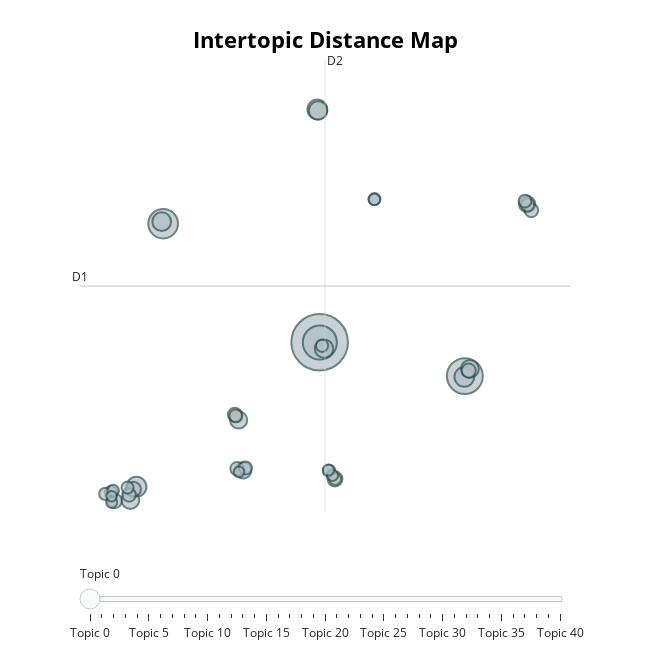

The code cell stored with this chart in its notebook:
### Code cell
sample_topic = 0  # change this to see different clusters
print(f"\n--- Sample Headlines from Topic {sample_topic} ---")
print(gold_df_filtered[gold_df_filtered["Topic"] == sample_topic]["News"].head(5))

# Step 6: Visualize
topic_model.visualize_topics().show()

### Figure 1 — Plotly figure (JSON) as saved in the notebook; plotly's stock layout.template omitted (floating-point values rounded to 4 significant figures)
{"data": [{"customdata": [[0, "global | demand | global cues | cues | buy", 1758], [1, "low | month | week | hits | week high", 710], [2, "china | ease | support | investo | demand", 639], [3, "fed | minutes | rate | hike | rates", 482], [4, "week gold | session | session gold | week | end", 220], [5, "highest | high gold | record | level | finish", 216], [6, "demand | rates | market | q | seen", 213], [7, "dollar gold | steady | remain | weaker | stocks", 192], [8, "hike | cut | likely | price gold | sharply", 189], [9, "q | vs | cut | price | sees", 186], [10, "support | buy | key | gm | revees", 176], [11, "week gold | day | ends | gold ends | session", 173], [12, "settle gold | settle | ounce gold | ounce | correct gold", 162], [13, "ounce gold | ounce | gold ends | ends | settle", 146], [14, "data gold | gold holds | data | holds | report gold", 145], [15, "close | close gold | end | settle | nearly", 125], [16, "spot | gold climbs | climbs | settle | new", 123], [17, "weak | futures trade | global cues gold | global cues | cues gold", 117], [18, "highest | logs | weeks | finish | weekly", 110], [19, "gold settles | settles | settle gold | correct gold | settle", 105], [20, "jobs | report | jobs report | report gold | data", 102], [21, "comex | settlement | gold settles | settles | close gold", 101], [22, "gold closes | closes | close gold | close | day gold", 100], [23, "oil | oil gold | gold oil | crude | data", 96], [24, "ounce gold | ounce | gold turns | turns | revees", 95], [25, "ends gold | settles | gold ends | ends | gold settles", 92], [26, "losses | gold extends | extends | extend | modest", 91], [27, "rally | dollar gold | sharply | rally gold | vs", 89], [28, "gm | ease |  |  | ", 84], [29, "cents | settlement | gold trades | vs | trading gold", 84], [30, "shares | prices gold | metals | stocks | price", 83], [31, "edge | trading gold | hold | trade gold | late", 80], [32, "gold slightly | slightly | vs |  | ", 79], [33, "trading gold | trade gold | cents | late | gold posts", 78], [34, "decline | global cues gold | cues gold | global cues | global", 74], [35, "time |  |  |  | ", 71], [36, "gold trades | trade gold | early | key | trading gold", 70], [37, "index | closes | end | close | ends", 68], [38, "cues gold | global cues gold | cues | global cues | global", 66], [39, "index | closes | gold closes | ounce | ounce gold", 63], [40, "pulls | global cues | cues | weak | global", 61]], "hovertemplate": "<b>Topic %{customdata[0]}</b><br>%{customdata[1]}<br>Size: %{customdata[2]}", "legendgroup": "", "marker": {"color": "#B0BEC5", "line": {"color": "DarkSlateGrey", "width": 2}, "size": [1758, 710, 639, 482, 220, 216, 213, 192, 189, 186, 176, 173, 162, 146, 145, 125, 123, 117, 110, 105, 102, 101, 100, 96, 95, 92, 91, 89, 84, 84, 83, 80, 79, 78, 74, 71, 70, 68, 66, 63, 61], "sizemode": "area", "sizeref": 1.099, "symbol": "circle"}, "mode": "markers", "name": "", "orientation": "v", "showlegend": false, "type": "scatter", "x": [3.488, 14.58, 3.504, -8.468, -10.51, 14.54, 3.31, -8.577, 3.37, 3.826, -10.98, 14.97, -2.701, -2.349, 19.34, -10.74, 4.661, -12.18, 14.88, -2.99, 19.67, -11.07, -2.813, 19.38, -2.186, -2.918, 19.18, -12.44, -12.89, 4.213, 3.673, -11.19, 7.679, 4.674, -12.29, 7.672, 4.468, 4.161, -12.4, -2.671, -12.41], "xaxis": "x", "y": [5.087, 3.299, 5.071, 11.35, -2.546, 3.259, 17.38, 11.45, 17.32, 4.748, -3.242, 3.685, 0.9838, -1.677, 12.38, -2.675, -2.13, -3.295, 3.589, 1.268, 12.05, -2.972, -1.588, 12.34, -1.551, 1.199, 12.54, -2.843, -2.919, -1.709, 4.902, -2.589, 12.65, -2.138, -2.748, 12.62, -1.936, -1.66, -3.371, -1.762, -3.045], "yaxis": "y"}], "layout": {"annotations": [{"showarrow": false, "text": "D1", "x": -14.82, "y": 8.056, "yshift": 10}, {"showarrow": false, "text": "D2", "x": 3.899, "xshift": 10, "y": 19.99}], "height": 650, "hoverlabel": {"bgcolor": "white", "font": {"family": "Rockwell", "size": 16}}, "legend": {"itemsizing": "constant", "tracegroupgap": 0}, "margin": {"t": 60}, "shapes": [{"line": {"color": "#CFD8DC", "width": 2}, "type": "line", "x0": 3.899, "x1": 3.899, "y0": -3.876, "y1": 19.99}, {"line": {"color": "#9E9E9E", "width": 2}, "type": "line", "x0": -14.82, "x1": 22.62, "y0": 8.056, "y1": 8.056}], "sliders": [{"active": 0, "pad": {"t": 50}, "steps": [{"args": [{"marker.color": [["red", "#B0BEC5", "#B0BEC5", "#B0BEC5", "#B0BEC5", "#B0BEC5", "#B0BEC5", "#B0BEC5", "#B0BEC5", "#B0BEC5", "#B0BEC5", "#B0BEC5", "#B0BEC5", "#B0BEC5", "#B0BEC5", "#B0BEC5", "#B0BEC5", "#B0BEC5", "#B0BEC5", "#B0BEC5", "#B0BEC5", "#B0BEC5", "#B0BEC5", "#B0BEC5", "#B0BEC5", "#B0BEC5", "#B0BEC5", "#B0BEC5", "#B0BEC5", "#B0BEC5", "#B0BEC5", "#B0BEC5", "#B0BEC5", "#B0BEC5", "#B0BEC5", "#B0BEC5", "#B0BEC5", "#B0BEC5", "#B0BEC5", "#B0BEC5", "#B0BEC5"]]}], "label": "Topic 0", "method": "update"}, {"args": [{"marker.color": [["#B0BEC5", "red", "#B0BEC5", "#B0BEC5", "#B0BEC5", "#B0BEC5", "#B0BEC5", "#B0BEC5", "#B0BEC5", "#B0BEC5", "#B0BEC5", "#B0BEC5", "#B0BEC5", "#B0BEC5", "#B0BEC5", "#B0BEC5", "#B0BEC5", "#B0BEC5", "#B0BEC5", "#B0BEC5", "#B0BEC5", "#B0BEC5", "#B0BEC5", "#B0BEC5", "#B0BEC5", "#B0BEC5", "#B0BEC5", "#B0BEC5", "#B0BEC5", "#B0BEC5", "#B0BEC5", "#B0BEC5", "#B0BEC5", "#B0BEC5", "#B0BEC5", "#B0BEC5", "#B0BEC5", "#B0BEC5", "#B0BEC5", "#B0BEC5", "#B0BEC5"]]}], "label": "Topic 1", "method": "update"}, {"args": [{"marker.color": [["#B0BEC5", "#B0BEC5", "red", "#B0BEC5", "#B0BEC5", "#B0BEC5", "#B0BEC5", "#B0BEC5", "#B0BEC5", "#B0BEC5", "#B0BEC5", "#B0BEC5", "#B0BEC5", "#B0BEC5", "#B0BEC5", "#B0BEC5", "#B0BEC5", "#B0BEC5", "#B0BEC5", "#B0BEC5", "#B0BEC5", "#B0BEC5", "#B0BEC5", "#B0BEC5", "#B0BEC5", "#B0BEC5", "#B0BEC5", "#B0BEC5", "#B0BEC5", "#B0BEC5", "#B0BEC5", "#B0BEC5", "#B0BEC5", "#B0BEC5", "#B0BEC5", "#B0BEC5", "#B0BEC5", "#B0BEC5", "#B0BEC5", "#B0BEC5", "#B0BEC5"]]}], "label": "Topic 2", "method": "update"}, {"args": [{"marker.color": [["#B0BEC5", "#B0BEC5", "#B0BEC5", "red", "#B0BEC5", "#B0BEC5", "#B0BEC5", "#B0BEC5", "#B0BEC5", "#B0BEC5", "#B0BEC5", "#B0BEC5", "#B0BEC5", "#B0BEC5", "#B0BEC5", "#B0BEC5", "#B0BEC5", "#B0BEC5", "#B0BEC5", "#B0BEC5", "#B0BEC5", "#B0BEC5", "#B0BEC5", "#B0BEC5", "#B0BEC5", "#B0BEC5", "#B0BEC5", "#B0BEC5", "#B0BEC5", "#B0BEC5", "#B0BEC5", "#B0BEC5", "#B0BEC5", "#B0BEC5", "#B0BEC5", "#B0BEC5", "#B0BEC5", "#B0BEC5", "#B0BEC5", "#B0BEC5", "#B0BEC5"]]}], "label": "Topic 3", "method": "update"}, {"args": [{"marker.color": [["#B0BEC5", "#B0BEC5", "#B0BEC5", "#B0BEC5", "red", "#B0BEC5", "#B0BEC5", "#B0BEC5", "#B0BEC5", "#B0BEC5", "#B0BEC5", "#B0BEC5", "#B0BEC5", "#B0BEC5", "#B0BEC5", "#B0BEC5", "#B0BEC5", "#B0BEC5", "#B0BEC5", "#B0BEC5", "#B0BEC5", "#B0BEC5", "#B0BEC5", "#B0BEC5", "#B0BEC5", "#B0BEC5", "#B0BEC5", "#B0BEC5", "#B0BEC5", "#B0BEC5", "#B0BEC5", "#B0BEC5", "#B0BEC5", "#B0BEC5", "#B0BEC5", "#B0BEC5", "#B0BEC5", "#B0BEC5", "#B0BEC5", "#B0BEC5", "#B0BEC5"]]}], "label": "Topic 4", "method": "update"}, {"args": [{"marker.color": [["#B0BEC5", "#B0BEC5", "#B0BEC5", "#B0BEC5", "#B0BEC5", "red", "#B0BEC5", "#B0BEC5", "#B0BEC5", "#B0BEC5", "#B0BEC5", "#B0BEC5", "#B0BEC5", "#B0BEC5", "#B0BEC5", "#B0BEC5", "#B0BEC5", "#B0BEC5", "#B0BEC5", "#B0BEC5", "#B0BEC5", "#B0BEC5", "#B0BEC5", "#B0BEC5", "#B0BEC5", "#B0BEC5", "#B0BEC5", "#B0BEC5", "#B0BEC5", "#B0BEC5", "#B0BEC5", "#B0BEC5", "#B0BEC5", "#B0BEC5", "#B0BEC5", "#B0BEC5", "#B0BEC5", "#B0BEC5", "#B0BEC5", "#B0BEC5", "#B0BEC5"]]}], "label": "Topic 5", "method": "update"}, {"args": [{"marker.color": [["#B0BEC5", "#B0BEC5", "#B0BEC5", "#B0BEC5", "#B0BEC5", "#B0BEC5", "red", "#B0BEC5", "#B0BEC5", "#B0BEC5", "#B0BEC5", "#B0BEC5", "#B0BEC5", "#B0BEC5", "#B0BEC5", "#B0BEC5", "#B0BEC5", "#B0BEC5", "#B0BEC5", "#B0BEC5", "#B0BEC5", "#B0BEC5", "#B0BEC5", "#B0BEC5", "#B0BEC5", "#B0BEC5", "#B0BEC5", "#B0BEC5", "#B0BEC5", "#B0BEC5", "#B0BEC5", "#B0BEC5", "#B0BEC5", "#B0BEC5", "#B0BEC5", "#B0BEC5", "#B0BEC5", "#B0BEC5", "#B0BEC5", "#B0BEC5", "#B0BEC5"]]}], "label": "Topic 6", "method": "update"}, {"args": [{"marker.color": [["#B0BEC5", "#B0BEC5", "#B0BEC5", "#B0BEC5", "#B0BEC5", "#B0BEC5", "#B0BEC5", "red", "#B0BEC5", "#B0BEC5", "#B0BEC5", "#B0BEC5", "#B0BEC5", "#B0BEC5", "#B0BEC5", "#B0BEC5", "#B0BEC5", "#B0BEC5", "#B0BEC5", "#B0BEC5", "#B0BEC5", "#B0BEC5", "#B0BEC5", "#B0BEC5", "#B0BEC5", "#B0BEC5", "#B0BEC5", "#B0BEC5", "#B0BEC5", "#B0BEC5", "#B0BEC5", "#B0BEC5", "#B0BEC5", "#B0BEC5", "#B0BEC5", "#B0BEC5", "#B0BEC5", "#B0BEC5", "#B0BEC5", "#B0BEC5", "#B0BEC5"]]}], "label": "Topic 7", "method": "update"}, {"args": [{"marker.color": [["#B0BEC5", "#B0BEC5", "#B0BEC5", "#B0BEC5", "#B0BEC5", "#B0BEC5", "#B0BEC5", "#B0BEC5", "red", "#B0BEC5", "#B0BEC5", "#B0BEC5", "#B0BEC5", "#B0BEC5", "#B0BEC5", "#B0BEC5", "#B0BEC5", "#B0BEC5", "#B0BEC5", "#B0BEC5", "#B0BEC5", "#B0BEC5", "#B0BEC5", "#B0BEC5", "#B0BEC5", "#B0BEC5", "#B0BEC5", "#B0BEC5", "#B0BEC5", "#B0BEC5", "#B0BEC5", "#B0BEC5", "#B0BEC5", "#B0BEC5", "#B0BEC5", "#B0BEC5", "#B0BEC5", "#B0BEC5", "#B0BEC5", "#B0BEC5", "#B0BEC5"]]}], "label": "Topic 8", "method": "update"}, {"args": [{"marker.color": [["#B0BEC5", "#B0BEC5", "#B0BEC5", "#B0BEC5", "#B0BEC5", "#B0BEC5", "#B0BEC5", "#B0BEC5", "#B0BEC5", "red", "#B0BEC5", "#B0BEC5", "#B0BEC5", "#B0BEC5", "#B0BEC5", "#B0BEC5", "#B0BEC5", "#B0BEC5", "#B0BEC5", "#B0BEC5", "#B0BEC5", "#B0BEC5", "#B0BEC5", "#B0BEC5", "#B0BEC5", "#B0BEC5", "#B0BEC5", "#B0BEC5", "#B0BEC5", "#B0BEC5", "#B0BEC5", "#B0BEC5", "#B0BEC5", "#B0BEC5", "#B0BEC5", "#B0BEC5", "#B0BEC5", "#B0BEC5", "#B0BEC5", "#B0BEC5", "#B0BEC5"]]}], "label": "Topic 9", "method": "update"}, {"args": [{"marker.color": [["#B0BEC5", "#B0BEC5", "#B0BEC5", "#B0BEC5", "#B0BEC5", "#B0BEC5", "#B0BEC5", "#B0BEC5", "#B0BEC5", "#B0BEC5", "red", "#B0BEC5", "#B0BEC5", "#B0BEC5", "#B0BEC5", "#B0BEC5", "#B0BEC5", "#B0BEC5", "#B0BEC5", "#B0BEC5", "#B0BEC5", "#B0BEC5", "#B0BEC5", "#B0BEC5", "#B0BEC5", "#B0BEC5", "#B0BEC5", "#B0BEC5", "#B0BEC5", "#B0BEC5", "#B0BEC5", "#B0BEC5", "#B0BEC5", "#B0BEC5", "#B0BEC5", "#B0BEC5", "#B0BEC5", "#B0BEC5", "#B0BEC5", "#B0BEC5", "#B0BEC5"]]}], "label": "Topic 10", "method": "update"}, {"args": [{"marker.color": [["#B0BEC5", "#B0BEC5", "#B0BEC5", "#B0BEC5", "#B0BEC5", "#B0BEC5", "#B0BEC5", "#B0BEC5", "#B0BEC5", "#B0BEC5", "#B0BEC5", "red", "#B0BEC5", "#B0BEC5", "#B0BEC5", "#B0BEC5", "#B0BEC5", "#B0BEC5", "#B0BEC5", "#B0BEC5", "#B0BEC5", "#B0BEC5", "#B0BEC5", "#B0BEC5", "#B0BEC5", "#B0BEC5", "#B0BEC5", "#B0BEC5", "#B0BEC5", "#B0BEC5", "#B0BEC5", "#B0BEC5", "#B0BEC5", "#B0BEC5", "#B0BEC5", "#B0BEC5", "#B0BEC5", "#B0BEC5", "#B0BEC5", "#B0BEC5", "#B0BEC5"]]}], "label": "Topic 11", "method": "update"}, {"args": [{"marker.color": [["#B0BEC5", "#B0BEC5", "#B0BEC5", "#B0BEC5", "#B0BEC5", "#B0BEC5", "#B0BEC5", "#B0BEC5", "#B0BEC5", "#B0BEC5", "#B0BEC5", "#B0BEC5", "red", "#B0BEC5", "#B0BEC5", "#B0BEC5", "#B0BEC5", "#B0BEC5", "#B0BEC5", "#B0BEC5", "#B0BEC5", "#B0BEC5", "#B0BEC5", "#B0BEC5", "#B0BEC5", "#B0BEC5", "#B0BEC5", "#B0BEC5", "#B0BEC5", "#B0BEC5", "#B0BEC5", "#B0BEC5", "#B0BEC5", "#B0BEC5", "#B0BEC5", "#B0BEC5", "#B0BEC5", "#B0BEC5", "#B0BEC5", "#B0BEC5", "#B0BEC5"]]}], "label": "Topic 12", "method": "update"}, {"args": [{"marker.color": [["#B0BEC5", "#B0BEC5", "#B0BEC5", "#B0BEC5", "#B0BEC5", "#B0BEC5", "#B0BEC5", "#B0BEC5", "#B0BEC5", "#B0BEC5", "#B0BEC5", "#B0BEC5", "#B0BEC5", "red", "#B0BEC5", "#B0BEC5", "#B0BEC5", "#B0BEC5", "#B0BEC5", "#B0BEC5", "#B0BEC5", "#B0BEC5", "#B0BEC5", "#B0BEC5", "#B0BEC5", "#B0BEC5", "#B0BEC5", "#B0BEC5", "#B0BEC5", "#B0BEC5", "#B0BEC5", "#B0BEC5", "#B0BEC5", "#B0BEC5", "#B0BEC5", "#B0BEC5", "#B0BEC5", "#B0BEC5", "#B0BEC5", "#B0BEC5", "#B0BEC5"]]}], "label": "Topic 13", "method": "update"}, {"args": [{"marker.color": [["#B0BEC5", "#B0BEC5", "#B0BEC5", "#B0BEC5", "#B0BEC5", "#B0BEC5", "#B0BEC5", "#B0BEC5", "#B0BEC5", "#B0BEC5", "#B0BEC5", "#B0BEC5", "#B0BEC5", "#B0BEC5", "red", "#B0BEC5", "#B0BEC5", "#B0BEC5", "#B0BEC5", "#B0BEC5", "#B0BEC5", "#B0BEC5", "#B0BEC5", "#B0BEC5", "#B0BEC5", "#B0BEC5", "#B0BEC5", "#B0BEC5", "#B0BEC5", "#B0BEC5", "#B0BEC5", "#B0BEC5", "#B0BEC5", "#B0BEC5", "#B0BEC5", "#B0BEC5", "#B0BEC5", "#B0BEC5", "#B0BEC5", "#B0BEC5", "#B0BEC5"]]}], "label": "Topic 14", "method": "update"}, {"args": [{"marker.color": [["#B0BEC5", "#B0BEC5", "#B0BEC5", "#B0BEC5", "#B0BEC5", "#B0BEC5", "#B0BEC5", "#B0BEC5", "#B0BEC5", "#B0BEC5", "#B0BEC5", "#B0BEC5", "#B0BEC5", "#B0BEC5", "#B0BEC5", "red", "#B0BEC5", "#B0BEC5", "#B0BEC5", "#B0BEC5", "#B0BEC5", "#B0BEC5", "#B0BEC5", "#B0BEC5", "#B0BEC5", "#B0BEC5", "#B0BEC5", "#B0BEC5", "#B0BEC5", "#B0BEC5", "#B0BEC5", "#B0BEC5", "#B0BEC5", "#B0BEC5", "#B0BEC5", "#B0BEC5", "#B0BEC5", "#B0BEC5", "#B0BEC5", "#B0BEC5", "#B0BEC5"]]}], "label": "Topic 15", "method": "update"}, {"args": [{"marker.color": [["#B0BEC5", "#B0BEC5", "#B0BEC5", "#B0BEC5", "#B0BEC5", "#B0BEC5", "#B0BEC5", "#B0BEC5", "#B0BEC5", "#B0BEC5", "#B0BEC5", "#B0BEC5", "#B0BEC5", "#B0BEC5", "#B0BEC5", "#B0BEC5", "red", "#B0BEC5", "#B0BEC5", "#B0BEC5", "#B0BEC5", "#B0BEC5", "#B0BEC5", "#B0BEC5", "#B0BEC5", "#B0BEC5", "#B0BEC5", "#B0BEC5", "#B0BEC5", "#B0BEC5", "#B0BEC5", "#B0BEC5", "#B0BEC5", "#B0BEC5", "#B0BEC5", "#B0BEC5", "#B0BEC5", "#B0BEC5", "#B0BEC5", "#B0BEC5", "#B0BEC5"]]}], "label": "Topic 16", "method": "update"}, {"args": [{"marker.color": [["#B0BEC5", "#B0BEC5", "#B0BEC5", "#B0BEC5", "#B0BEC5", "#B0BEC5", "#B0BEC5", "#B0BEC5", "#B0BEC5", "#B0BEC5", "#B0BEC5", "#B0BEC5", "#B0BEC5", "#B0BEC5", "#B0BEC5", "#B0BEC5", "#B0BEC5", "red", "#B0BEC5", "#B0BEC5", "#B0BEC5", "#B0BEC5", "#B0BEC5", "#B0BEC5", "#B0BEC5", "#B0BEC5", "#B0BEC5", "#B0BEC5", "#B0BEC5", "#B0BEC5", "#B0BEC5", "#B0BEC5", "#B0BEC5", "#B0BEC5", "#B0BEC5", "#B0BEC5", "#B0BEC5", "#B0BEC5", "#B0BEC5", "#B0BEC5", "#B0BEC5"]]}], "label": "Topic 17", "method": "update"}, {"args": [{"marker.color": [["#B0BEC5", "#B0BEC5", "#B0BEC5", "#B0BEC5", "#B0BEC5", "#B0BEC5", "#B0BEC5", "#B0BEC5", "#B0BEC5", "#B0BEC5", "#B0BEC5", "#B0BEC5", "#B0BEC5", "#B0BEC5", "#B0BEC5", "#B0BEC5", "#B0BEC5", "#B0BEC5", "red", "#B0BEC5", "#B0BEC5", "#B0BEC5", "#B0BEC5", "#B0BEC5", "#B0BEC5", "#B0BEC5", "#B0BEC5", "#B0BEC5", "#B0BEC5", "#B0BEC5", "#B0BEC5", "#B0BEC5", "#B0BEC5", "#B0BEC5", "#B0BEC5", "#B0BEC5", "#B0BEC5", "#B0BEC5", "#B0BEC5", "#B0BEC5", "#B0BEC5"]]}], "label": "Topic 18", "method": "update"}, {"args": [{"marker.color": [["#B0BEC5", "#B0BEC5", "#B0BEC5", "#B0BEC5", "#B0BEC5", "#B0BEC5", "#B0BEC5", "#B0BEC5", "#B0BEC5", "#B0BEC5", "#B0BEC5", "#B0BEC5", "#B0BEC5", "#B0BEC5", "#B0BEC5", "#B0BEC5", "#B0BEC5", "#B0BEC5", "#B0BEC5", "red", "#B0BEC5", "#B0BEC5", "#B0BEC5", "#B0BEC5", "#B0BEC5", "#B0BEC5", "#B0BEC5", "#B0BEC5", "#B0BEC5", "#B0BEC5", "#B0BEC5", "#B0BEC5", "#B0BEC5", "#B0BEC5", "#B0BEC5", "#B0BEC5", "#B0BEC5", "#B0BEC5", "#B0BEC5", "#B0BEC5", "#B0BEC5"]]}], "label": "Topic 19", "method": "update"}, {"args": [{"marker.color": [["#B0BEC5", "#B0BEC5", "#B0BEC5", "#B0BEC5", "#B0BEC5", "#B0BEC5", "#B0BEC5", "#B0BEC5", "#B0BEC5", "#B0BEC5", "#B0BEC5", "#B0BEC5", "#B0BEC5", "#B0BEC5", "#B0BEC5", "#B0BEC5", "#B0BEC5", "#B0BEC5", "#B0BEC5", "#B0BEC5", "red", "#B0BEC5", "#B0BEC5", "#B0BEC5", "#B0BEC5", "#B0BEC5", "#B0BEC5", "#B0BEC5", "#B0BEC5", "#B0BEC5", "#B0BEC5", "#B0BEC5", "#B0BEC5", "#B0BEC5", "#B0BEC5", "#B0BEC5", "#B0BEC5", "#B0BEC5", "#B0BEC5", "#B0BEC5", "#B0BEC5"]]}], "label": "Topic 20", "method": "update"}, {"args": [{"marker.color": [["#B0BEC5", "#B0BEC5", "#B0BEC5", "#B0BEC5", "#B0BEC5", "#B0BEC5", "#B0BEC5", "#B0BEC5", "#B0BEC5", "#B0BEC5", "#B0BEC5", "#B0BEC5", "#B0BEC5", "#B0BEC5", "#B0BEC5", "#B0BEC5", "#B0BEC5", "#B0BEC5", "#B0BEC5", "#B0BEC5", "#B0BEC5", "red", "#B0BEC5", "#B0BEC5", "#B0BEC5", "#B0BEC5", "#B0BEC5", "#B0BEC5", "#B0BEC5", "#B0BEC5", "#B0BEC5", "#B0BEC5", "#B0BEC5", "#B0BEC5", "#B0BEC5", "#B0BEC5", "#B0BEC5", "#B0BEC5", "#B0BEC5", "#B0BEC5", "#B0BEC5"]]}], "label": "Topic 21", "method": "update"}, {"args": [{"marker.color": [["#B0BEC5", "#B0BEC5", "#B0BEC5", "#B0BEC5", "#B0BEC5", "#B0BEC5", "#B0BEC5", "#B0BEC5", "#B0BEC5", "#B0BEC5", "#B0BEC5", "#B0BEC5", "#B0BEC5", "#B0BEC5", "#B0BEC5", "#B0BEC5", "#B0BEC5", "#B0BEC5", "#B0BEC5", "#B0BEC5", "#B0BEC5", "#B0BEC5", "red", "#B0BEC5", "#B0BEC5", "#B0BEC5", "#B0BEC5", "#B0BEC5", "#B0BEC5", "#B0BEC5", "#B0BEC5", "#B0BEC5", "#B0BEC5", "#B0BEC5", "#B0BEC5", "#B0BEC5", "#B0BEC5", "#B0BEC5", "#B0BEC5", "#B0BEC5", "#B0BEC5"]]}], "label": "Topic 22", "method": "update"}, {"args": [{"marker.color": [["#B0BEC5", "#B0BEC5", "#B0BEC5", "#B0BEC5", "#B0BEC5", "#B0BEC5", "#B0BEC5", "#B0BEC5", "#B0BEC5", "#B0BEC5", "#B0BEC5", "#B0BEC5", "#B0BEC5", "#B0BEC5", "#B0BEC5", "#B0BEC5", "#B0BEC5", "#B0BEC5", "#B0BEC5", "#B0BEC5", "#B0BEC5", "#B0BEC5", "#B0BEC5", "red", "#B0BEC5", "#B0BEC5", "#B0BEC5", "#B0BEC5", "#B0BEC5", "#B0BEC5", "#B0BEC5", "#B0BEC5", "#B0BEC5", "#B0BEC5", "#B0BEC5", "#B0BEC5", "#B0BEC5", "#B0BEC5", "#B0BEC5", "#B0BEC5", "#B0BEC5"]]}], "label": "Topic 23", "method": "update"}, {"args": [{"marker.color": [["#B0BEC5", "#B0BEC5", "#B0BEC5", "#B0BEC5", "#B0BEC5", "#B0BEC5", "#B0BEC5", "#B0BEC5", "#B0BEC5", "#B0BEC5", "#B0BEC5", "#B0BEC5", "#B0BEC5", "#B0BEC5", "#B0BEC5", "#B0BEC5", "#B0BEC5", "#B0BEC5", "#B0BEC5", "#B0BEC5", "#B0BEC5", "#B0BEC5", "#B0BEC5", "#B0BEC5", "red", "#B0BEC5", "#B0BEC5", "#B0BEC5", "#B0BEC5", "#B0BEC5", "#B0BEC5", "#B0BEC5", "#B0BEC5", "#B0BEC5", "#B0BEC5", "#B0BEC5", "#B0BEC5", "#B0BEC5", "#B0BEC5", "#B0BEC5", "#B0BEC5"]]}], "label": "Topic 24", "method": "update"}, {"args": [{"marker.color": [["#B0BEC5", "#B0BEC5", "#B0BEC5", "#B0BEC5", "#B0BEC5", "#B0BEC5", "#B0BEC5", "#B0BEC5", "#B0BEC5", "#B0BEC5", "#B0BEC5", "#B0BEC5", "#B0BEC5", "#B0BEC5", "#B0BEC5", "#B0BEC5", "#B0BEC5", "#B0BEC5", "#B0BEC5", "#B0BEC5", "#B0BEC5", "#B0BEC5", "#B0BEC5", "#B0BEC5", "#B0BEC5", "red", "#B0BEC5", "#B0BEC5", "#B0BEC5", "#B0BEC5", "#B0BEC5", "#B0BEC5", "#B0BEC5", "#B0BEC5", "#B0BEC5", "#B0BEC5", "#B0BEC5", "#B0BEC5", "#B0BEC5", "#B0BEC5", "#B0BEC5"]]}], "label": "Topic 25", "method": "update"}, {"args": [{"marker.color": [["#B0BEC5", "#B0BEC5", "#B0BEC5", "#B0BEC5", "#B0BEC5", "#B0BEC5", "#B0BEC5", "#B0BEC5", "#B0BEC5", "#B0BEC5", "#B0BEC5", "#B0BEC5", "#B0BEC5", "#B0BEC5", "#B0BEC5", "#B0BEC5", "#B0BEC5", "#B0BEC5", "#B0BEC5", "#B0BEC5", "#B0BEC5", "#B0BEC5", "#B0BEC5", "#B0BEC5", "#B0BEC5", "#B0BEC5", "red", "#B0BEC5", "#B0BEC5", "#B0BEC5", "#B0BEC5", "#B0BEC5", "#B0BEC5", "#B0BEC5", "#B0BEC5", "#B0BEC5", "#B0BEC5", "#B0BEC5", "#B0BEC5", "#B0BEC5", "#B0BEC5"]]}], "label": "Topic 26", "method": "update"}, {"args": [{"marker.color": [["#B0BEC5", "#B0BEC5", "#B0BEC5", "#B0BEC5", "#B0BEC5", "#B0BEC5", "#B0BEC5", "#B0BEC5", "#B0BEC5", "#B0BEC5", "#B0BEC5", "#B0BEC5", "#B0BEC5", "#B0BEC5", "#B0BEC5", "#B0BEC5", "#B0BEC5", "#B0BEC5", "#B0BEC5", "#B0BEC5", "#B0BEC5", "#B0BEC5", "#B0BEC5", "#B0BEC5", "#B0BEC5", "#B0BEC5", "#B0BEC5", "red", "#B0BEC5", "#B0BEC5", "#B0BEC5", "#B0BEC5", "#B0BEC5", "#B0BEC5", "#B0BEC5", "#B0BEC5", "#B0BEC5", "#B0BEC5", "#B0BEC5", "#B0BEC5", "#B0BEC5"]]}], "label": "Topic 27", "method": "update"}, {"args": [{"marker.color": [["#B0BEC5", "#B0BEC5", "#B0BEC5", "#B0BEC5", "#B0BEC5", "#B0BEC5", "#B0BEC5", "#B0BEC5", "#B0BEC5", "#B0BEC5", "#B0BEC5", "#B0BEC5", "#B0BEC5", "#B0BEC5", "#B0BEC5", "#B0BEC5", "#B0BEC5", "#B0BEC5", "#B0BEC5", "#B0BEC5", "#B0BEC5", "#B0BEC5", "#B0BEC5", "#B0BEC5", "#B0BEC5", "#B0BEC5", "#B0BEC5", "#B0BEC5", "red", "#B0BEC5", "#B0BEC5", "#B0BEC5", "#B0BEC5", "#B0BEC5", "#B0BEC5", "#B0BEC5", "#B0BEC5", "#B0BEC5", "#B0BEC5", "#B0BEC5", "#B0BEC5"]]}], "label": "Topic 28", "method": "update"}, {"args": [{"marker.color": [["#B0BEC5", "#B0BEC5", "#B0BEC5", "#B0BEC5", "#B0BEC5", "#B0BEC5", "#B0BEC5", "#B0BEC5", "#B0BEC5", "#B0BEC5", "#B0BEC5", "#B0BEC5", "#B0BEC5", "#B0BEC5", "#B0BEC5", "#B0BEC5", "#B0BEC5", "#B0BEC5", "#B0BEC5", "#B0BEC5", "#B0BEC5", "#B0BEC5", "#B0BEC5", "#B0BEC5", "#B0BEC5", "#B0BEC5", "#B0BEC5", "#B0BEC5", "#B0BEC5", "red", "#B0BEC5", "#B0BEC5", "#B0BEC5", "#B0BEC5", "#B0BEC5", "#B0BEC5", "#B0BEC5", "#B0BEC5", "#B0BEC5", "#B0BEC5", "#B0BEC5"]]}], "label": "Topic 29", "method": "update"}, {"args": [{"marker.color": [["#B0BEC5", "#B0BEC5", "#B0BEC5", "#B0BEC5", "#B0BEC5", "#B0BEC5", "#B0BEC5", "#B0BEC5", "#B0BEC5", "#B0BEC5", "#B0BEC5", "#B0BEC5", "#B0BEC5", "#B0BEC5", "#B0BEC5", "#B0BEC5", "#B0BEC5", "#B0BEC5", "#B0BEC5", "#B0BEC5", "#B0BEC5", "#B0BEC5", "#B0BEC5", "#B0BEC5", "#B0BEC5", "#B0BEC5", "#B0BEC5", "#B0BEC5", "#B0BEC5", "#B0BEC5", "red", "#B0BEC5", "#B0BEC5", "#B0BEC5", "#B0BEC5", "#B0BEC5", "#B0BEC5", "#B0BEC5", "#B0BEC5", "#B0BEC5", "#B0BEC5"]]}], "label": "Topic 30", "method": "update"}, {"args": [{"marker.color": [["#B0BEC5", "#B0BEC5", "#B0BEC5", "#B0BEC5", "#B0BEC5", "#B0BEC5", "#B0BEC5", "#B0BEC5", "#B0BEC5", "#B0BEC5", "#B0BEC5", "#B0BEC5", "#B0BEC5", "#B0BEC5", "#B0BEC5", "#B0BEC5", "#B0BEC5", "#B0BEC5", "#B0BEC5", "#B0BEC5", "#B0BEC5", "#B0BEC5", "#B0BEC5", "#B0BEC5", "#B0BEC5", "#B0BEC5", "#B0BEC5", "#B0BEC5", "#B0BEC5", "#B0BEC5", "#B0BEC5", "red", "#B0BEC5", "#B0BEC5", "#B0BEC5", "#B0BEC5", "#B0BEC5", "#B0BEC5", "#B0BEC5", "#B0BEC5", "#B0BEC5"]]}], "label": "Topic 31", "method": "update"}, {"args": [{"marker.color": [["#B0BEC5", "#B0BEC5", "#B0BEC5", "#B0BEC5", "#B0BEC5", "#B0BEC5", "#B0BEC5", "#B0BEC5", "#B0BEC5", "#B0BEC5", "#B0BEC5", "#B0BEC5", "#B0BEC5", "#B0BEC5", "#B0BEC5", "#B0BEC5", "#B0BEC5", "#B0BEC5", "#B0BEC5", "#B0BEC5", "#B0BEC5", "#B0BEC5", "#B0BEC5", "#B0BEC5", "#B0BEC5", "#B0BEC5", "#B0BEC5", "#B0BEC5", "#B0BEC5", "#B0BEC5", "#B0BEC5", "#B0BEC5", "red", "#B0BEC5", "#B0BEC5", "#B0BEC5", "#B0BEC5", "#B0BEC5", "#B0BEC5", "#B0BEC5", "#B0BEC5"]]}], "label": "Topic 32", "method": "update"}, {"args": [{"marker.color": [["#B0BEC5", "#B0BEC5", "#B0BEC5", "#B0BEC5", "#B0BEC5", "#B0BEC5", "#B0BEC5", "#B0BEC5", "#B0BEC5", "#B0BEC5", "#B0BEC5", "#B0BEC5", "#B0BEC5", "#B0BEC5", "#B0BEC5", "#B0BEC5", "#B0BEC5", "#B0BEC5", "#B0BEC5", "#B0BEC5", "#B0BEC5", "#B0BEC5", "#B0BEC5", "#B0BEC5", "#B0BEC5", "#B0BEC5", "#B0BEC5", "#B0BEC5", "#B0BEC5", "#B0BEC5", "#B0BEC5", "#B0BEC5", "#B0BEC5", "red", "#B0BEC5", "#B0BEC5", "#B0BEC5", "#B0BEC5", "#B0BEC5", "#B0BEC5", "#B0BEC5"]]}], "label": "Topic 33", "method": "update"}, {"args": [{"marker.color": [["#B0BEC5", "#B0BEC5", "#B0BEC5", "#B0BEC5", "#B0BEC5", "#B0BEC5", "#B0BEC5", "#B0BEC5", "#B0BEC5", "#B0BEC5", "#B0BEC5", "#B0BEC5", "#B0BEC5", "#B0BEC5", "#B0BEC5", "#B0BEC5", "#B0BEC5", "#B0BEC5", "#B0BEC5", "#B0BEC5", "#B0BEC5", "#B0BEC5", "#B0BEC5", "#B0BEC5", "#B0BEC5", "#B0BEC5", "#B0BEC5", "#B0BEC5", "#B0BEC5", "#B0BEC5", "#B0BEC5", "#B0BEC5", "#B0BEC5", "#B0BEC5", "red", "#B0BEC5", "#B0BEC5", "#B0BEC5", "#B0BEC5", "#B0BEC5", "#B0BEC5"]]}], "label": "Topic 34", "method": "update"}, {"args": [{"marker.color": [["#B0BEC5", "#B0BEC5", "#B0BEC5", "#B0BEC5", "#B0BEC5", "#B0BEC5", "#B0BEC5", "#B0BEC5", "#B0BEC5", "#B0BEC5", "#B0BEC5", "#B0BEC5", "#B0BEC5", "#B0BEC5", "#B0BEC5", "#B0BEC5", "#B0BEC5", "#B0BEC5", "#B0BEC5", "#B0BEC5", "#B0BEC5", "#B0BEC5", "#B0BEC5", "#B0BEC5", "#B0BEC5", "#B0BEC5", "#B0BEC5", "#B0BEC5", "#B0BEC5", "#B0BEC5", "#B0BEC5", "#B0BEC5", "#B0BEC5", "#B0BEC5", "#B0BEC5", "red", "#B0BEC5", "#B0BEC5", "#B0BEC5", "#B0BEC5", "#B0BEC5"]]}], "label": "Topic 35", "method": "update"}, {"args": [{"marker.color": [["#B0BEC5", "#B0BEC5", "#B0BEC5", "#B0BEC5", "#B0BEC5", "#B0BEC5", "#B0BEC5", "#B0BEC5", "#B0BEC5", "#B0BEC5", "#B0BEC5", "#B0BEC5", "#B0BEC5", "#B0BEC5", "#B0BEC5", "#B0BEC5", "#B0BEC5", "#B0BEC5", "#B0BEC5", "#B0BEC5", "#B0BEC5", "#B0BEC5", "#B0BEC5", "#B0BEC5", "#B0BEC5", "#B0BEC5", "#B0BEC5", "#B0BEC5", "#B0BEC5", "#B0BEC5", "#B0BEC5", "#B0BEC5", "#B0BEC5", "#B0BEC5", "#B0BEC5", "#B0BEC5", "red", "#B0BEC5", "#B0BEC5", "#B0BEC5", "#B0BEC5"]]}], "label": "Topic 36", "method": "update"}, {"args": [{"marker.color": [["#B0BEC5", "#B0BEC5", "#B0BEC5", "#B0BEC5", "#B0BEC5", "#B0BEC5", "#B0BEC5", "#B0BEC5", "#B0BEC5", "#B0BEC5", "#B0BEC5", "#B0BEC5", "#B0BEC5", "#B0BEC5", "#B0BEC5", "#B0BEC5", "#B0BEC5", "#B0BEC5", "#B0BEC5", "#B0BEC5", "#B0BEC5", "#B0BEC5", "#B0BEC5", "#B0BEC5", "#B0BEC5", "#B0BEC5", "#B0BEC5", "#B0BEC5", "#B0BEC5", "#B0BEC5", "#B0BEC5", "#B0BEC5", "#B0BEC5", "#B0BEC5", "#B0BEC5", "#B0BEC5", "#B0BEC5", "red", "#B0BEC5", "#B0BEC5", "#B0BEC5"]]}], "label": "Topic 37", "method": "update"}, {"args": [{"marker.color": [["#B0BEC5", "#B0BEC5", "#B0BEC5", "#B0BEC5", "#B0BEC5", "#B0BEC5", "#B0BEC5", "#B0BEC5", "#B0BEC5", "#B0BEC5", "#B0BEC5", "#B0BEC5", "#B0BEC5", "#B0BEC5", "#B0BEC5", "#B0BEC5", "#B0BEC5", "#B0BEC5", "#B0BEC5", "#B0BEC5", "#B0BEC5", "#B0BEC5", "#B0BEC5", "#B0BEC5", "#B0BEC5", "#B0BEC5", "#B0BEC5", "#B0BEC5", "#B0BEC5", "#B0BEC5", "#B0BEC5", "#B0BEC5", "#B0BEC5", "#B0BEC5", "#B0BEC5", "#B0BEC5", "#B0BEC5", "#B0BEC5", "red", "#B0BEC5", "#B0BEC5"]]}], "label": "Topic 38", "method": "update"}, {"args": [{"marker.color": [["#B0BEC5", "#B0BEC5", "#B0BEC5", "#B0BEC5", "#B0BEC5", "#B0BEC5", "#B0BEC5", "#B0BEC5", "#B0BEC5", "#B0BEC5", "#B0BEC5", "#B0BEC5", "#B0BEC5", "#B0BEC5", "#B0BEC5", "#B0BEC5", "#B0BEC5", "#B0BEC5", "#B0BEC5", "#B0BEC5", "#B0BEC5", "#B0BEC5", "#B0BEC5", "#B0BEC5", "#B0BEC5", "#B0BEC5", "#B0BEC5", "#B0BEC5", "#B0BEC5", "#B0BEC5", "#B0BEC5", "#B0BEC5", "#B0BEC5", "#B0BEC5", "#B0BEC5", "#B0BEC5", "#B0BEC5", "#B0BEC5", "#B0BEC5", "red", "#B0BEC5"]]}], "label": "Topic 39", "method": "update"}, {"args": [{"marker.color": [["#B0BEC5", "#B0BEC5", "#B0BEC5", "#B0BEC5", "#B0BEC5", "#B0BEC5", "#B0BEC5", "#B0BEC5", "#B0BEC5", "#B0BEC5", "#B0BEC5", "#B0BEC5", "#B0BEC5", "#B0BEC5", "#B0BEC5", "#B0BEC5", "#B0BEC5", "#B0BEC5", "#B0BEC5", "#B0BEC5", "#B0BEC5", "#B0BEC5", "#B0BEC5", "#B0BEC5", "#B0BEC5", "#B0BEC5", "#B0BEC5", "#B0BEC5", "#B0BEC5", "#B0BEC5", "#B0BEC5", "#B0BEC5", "#B0BEC5", "#B0BEC5", "#B0BEC5", "#B0BEC5", "#B0BEC5", "#B0BEC5", "#B0BEC5", "#B0BEC5", "red"]]}], "label": "Topic 40", "method": "update"}]}], "title": {"font": {"color": "Black", "size": 22}, "text": "<b>Intertopic Distance Map</b>", "x": 0.5, "xanchor": "center", "y": 0.95, "yanchor": "top"}, "width": 650, "xaxis": {"anchor": "y", "domain": [0, 1], "range": [-14.82, 22.62], "title": {"text": ""}, "visible": false}, "yaxis": {"anchor": "x", "domain": [0, 1], "range": [-3.876, 19.99], "title": {"text": ""}, "visible": false}}}
